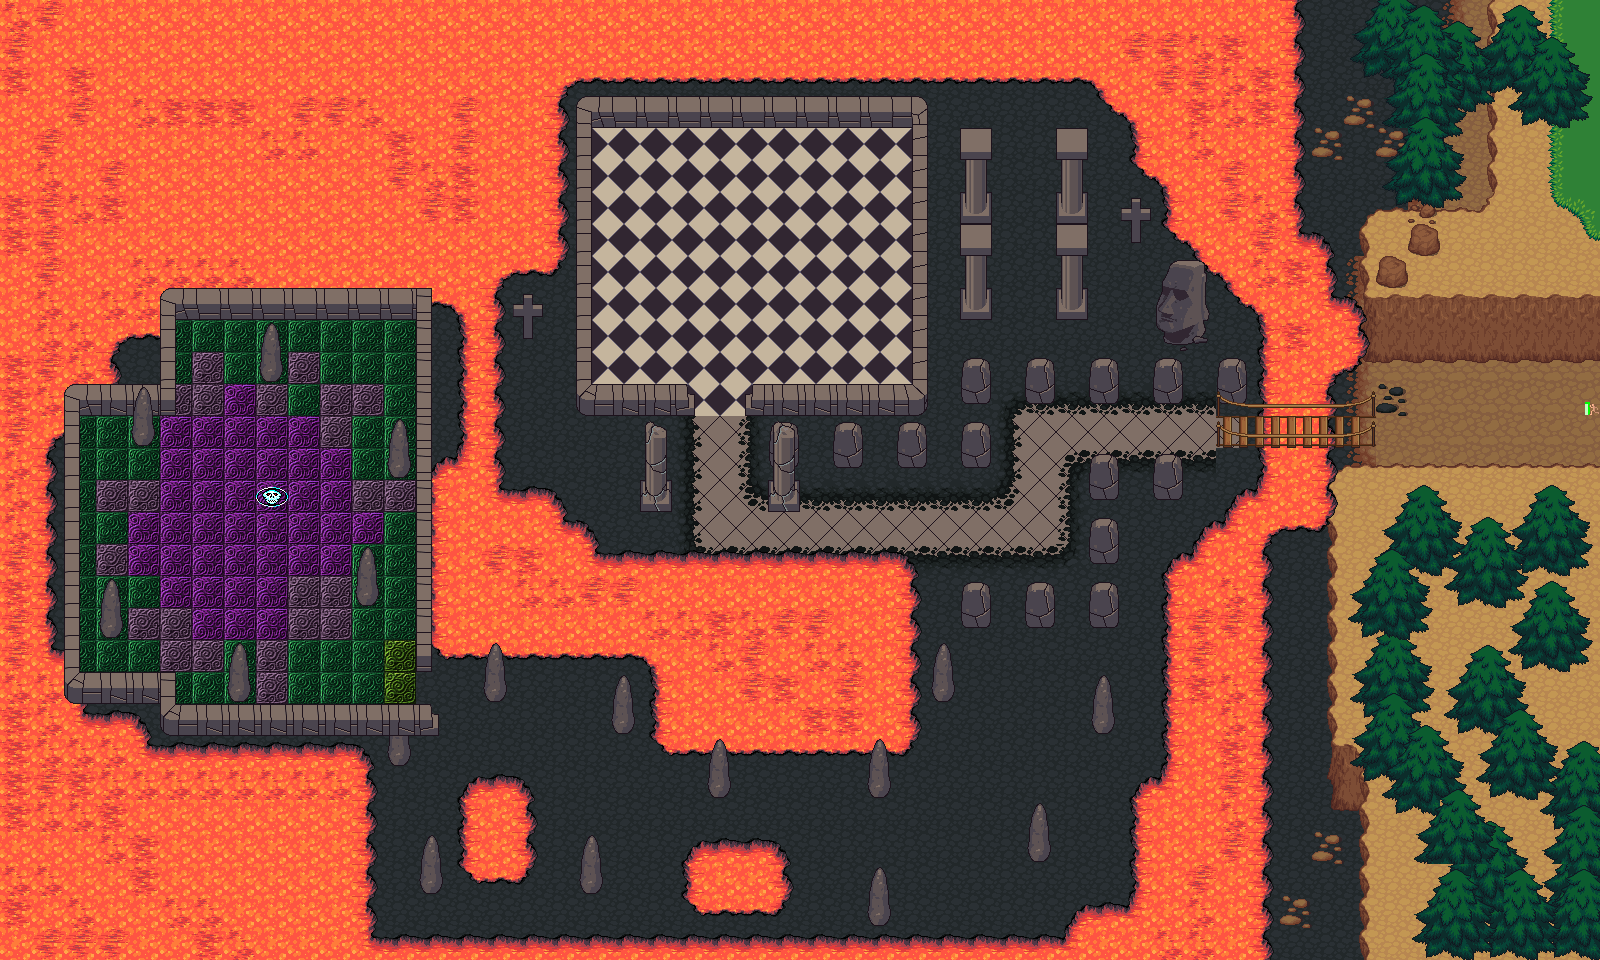

Rendered tile map (Tiled .tmx) drawn with the repository's tilesets; below, a short description and the map source with its tile grids summarised:
An orthogonal 50x30 tile map with 32x32 px tiles, 6 tile layers (ground, paths, objects, walls, ...), 2 tilesets and 147 objects (54x wall, 43x water, 36x lava, 7x enemy_r, 2x enemy s, ...).

<map version="1.2" tiledversion="1.3.2" orientation="orthogonal" renderorder="right-down" compressionlevel="0" width="50" height="30" tilewidth="32" tileheight="32" infinite="0" nextlayerid="12" nextobjectid="162">
 <tileset firstgid="1" source="terrain_tile_set.tsx" />
 <tileset firstgid="1025" source="full tileset.tsx" />
 <layer id="1" name="ground" width="50" height="30">
  <data>[1500 cells, 1397 non-empty, 11 distinct tile ids]</data>
 </layer>
 <layer id="2" name="paths" width="50" height="30">
  <data>[1500 cells, 660 non-empty, 52 distinct tile ids]</data>
 </layer>
 <layer id="3" name="objects" width="50" height="30">
  <data>[1500 cells, 208 non-empty, 48 distinct tile ids]</data>
 </layer>
 <layer id="4" name="walls" width="50" height="30">
  <data>[1500 cells, 201 non-empty, 46 distinct tile ids]</data>
 </layer>
 <layer id="5" name="trees" width="50" height="30">
  <data>[1500 cells, 163 non-empty, 37 distinct tile ids]</data>
 </layer>
 <layer id="7" name="decors" width="50" height="30">
  <data>[1500 cells, 84 non-empty, 39 distinct tile ids]</data>
 </layer>
 <objectgroup id="8" name="obstacles">
  <object id="13" name="water" x="1176" y="584" width="16" height="192" />
  <object id="14" name="wall" x="1336" y="464" width="264" height="16" />
  <object id="15" name="wall" x="1592" y="336" width="8" height="128" />
  <object id="16" name="wall" x="1360" y="312" width="240" height="24" />
  <object id="17" name="water" x="1264" y="360" width="80" height="24" />
  <object id="18" name="water" x="1344" y="312" width="16" height="56" />
  <object id="19" name="water" x="1248" y="480" width="16" height="32" />
  <object id="20" name="water" x="1224" y="520" width="24" height="32" />
  <object id="22" name="water" x="1208" y="536" width="16" height="32" />
  <object id="23" name="water" x="1192" y="560" width="16" height="24" />
  <object id="24" name="water" x="1168" y="776" width="16" height="32" />
  <object id="25" name="water" x="1144" y="784" width="16" height="16" />
  <object id="26" name="water" x="1144" y="808" width="24" height="96" />
  <object id="27" name="water" x="1136" y="904" width="16" height="32" />
  <object id="28" name="water" x="1080" y="920" width="56" height="48" />
  <object id="29" name="water" x="1256" y="464" width="80" height="16" />
  <object id="30" name="water" x="1240" y="512" width="16" height="448" />
  <object id="31" name="water" x="1264" y="480" width="64" height="48" />
  <object id="32" name="water" x="1272" y="312" width="16" height="48" />
  <object id="34" name="water" x="1240" y="248" width="32" height="48" />
  <object id="35" name="water" x="1208" y="216" width="32" height="40" />
  <object id="37" name="water" x="1184" y="200" width="24" height="40" />
  <object id="40" name="water" x="1176" y="152" width="24" height="48" />
  <object id="42" name="water" x="1144" y="112" width="40" height="40" />
  <object id="44" name="water" x="1120" y="64" width="32" height="48" />
  <object id="47" name="water" x="576" y="40" width="552" height="24" />
  <object id="48" name="water" x="544" y="40" width="32" height="32" />
  <object id="49" name="water" x="528" y="64" width="16" height="192" />
  <object id="50" name="water" x="480" y="240" width="48" height="16" />
  <object id="51" name="water" x="472" y="256" width="16" height="248" />
  <object id="52" name="water" x="496" y="488" width="56" height="16" />
  <object id="53" name="water" x="544" y="504" width="16" height="24" />
  <object id="54" name="water" x="560" y="520" width="24" height="16" />
  <object id="55" name="water" x="576" y="536" width="16" height="32" />
  <object id="56" name="water" x="576" y="568" width="312" height="24" />
  <object id="57" name="water" x="888" y="584" width="16" height="152" />
  <object id="58" name="water" x="664" y="720" width="240" height="16" />
  <object id="59" name="water" x="360" y="952" width="720" height="16" />
  <object id="62" name="water" x="336" y="760" width="24" height="200" />
  <object id="63" name="water" x="128" y="760" width="208" height="16" />
  <object id="64" name="wall" x="160" y="712" width="272" height="16" />
  <object id="65" name="wall" x="64" y="384" width="16" height="320" />
  <object id="66" name="wall" x="416" y="288" width="16" height="384" />
  <object id="67" name="wall" x="160" y="672" width="16" height="40" />
  <object id="68" name="wall" x="80" y="672" width="80" height="16" />
  <object id="69" name="water" x="48" y="712" width="96" height="24" />
  <object id="70" name="water" x="128" y="736" width="24" height="24" />
  <object id="71" name="water" x="8" y="384" width="40" height="352" />
  <object id="72" name="water" x="24" y="368" width="136" height="16" />
  <object id="73" name="wall" x="80" y="384" width="96" height="16" />
  <object id="74" name="wall" x="160" y="288" width="16" height="96" />
  <object id="75" name="wall" x="176" y="288" width="240" height="16" />
  <object id="78" name="water" x="432" y="624" width="256" height="16" />
  <object id="79" name="water" x="664" y="640" width="24" height="80" />
  <object id="80" name="wall" x="488" y="664" width="16" height="32" />
  <object id="81" name="wall" x="616" y="696" width="16" height="32" />
  <object id="82" name="wall" x="392" y="728" width="16" height="32" />
  <object id="83" name="wall" x="424" y="856" width="16" height="32" />
  <object id="84" name="wall" x="584" y="856" width="16" height="32" />
  <object id="85" name="wall" x="712" y="752" width="16" height="32" />
  <object id="86" name="wall" x="872" y="752" width="16" height="32" />
  <object id="87" name="wall" x="872" y="888" width="16" height="32" />
  <object id="88" name="wall" x="392" y="432" width="16" height="32" />
  <object id="89" name="wall" x="264" y="336" width="16" height="32" />
  <object id="90" name="wall" x="360" y="560" width="16" height="32" />
  <object id="91" name="wall" x="232" y="656" width="16" height="32" />
  <object id="92" name="wall" x="104" y="592" width="16" height="32" />
  <object id="93" name="wall" x="136" y="400" width="16" height="32" />
  <object id="94" name="wall" x="936" y="656" width="16" height="32" />
  <object id="95" name="wall" x="1032" y="816" width="16" height="32" />
  <object id="96" name="wall" x="1096" y="688" width="16" height="32" />
  <object id="97" name="wall" x="968" y="592" width="16" height="24" />
  <object id="98" name="wall" x="1032" y="592" width="16" height="24" />
  <object id="99" name="wall" x="1096" y="536" width="16" height="24" />
  <object id="100" name="wall" x="1096" y="584" width="16" height="24" />
  <object id="101" name="wall" x="1096" y="464" width="16" height="24" />
  <object id="102" name="wall" x="1160" y="464" width="16" height="24" />
  <object id="103" name="wall" x="968" y="368" width="16" height="24" />
  <object id="104" name="wall" x="1032" y="368" width="16" height="24" />
  <object id="105" name="wall" x="1096" y="368" width="16" height="24" />
  <object id="106" name="wall" x="1160" y="368" width="16" height="24" />
  <object id="107" name="wall" x="1224" y="368" width="16" height="24" />
  <object id="108" name="wall" x="968" y="432" width="16" height="24" />
  <object id="109" name="wall" x="904" y="432" width="16" height="24" />
  <object id="110" name="wall" x="840" y="432" width="16" height="24" />
  <object id="111" name="wall" x="968" y="144" width="16" height="168" />
  <object id="112" name="wall" x="1064" y="144" width="16" height="168" />
  </objectgroup>
 <objectgroup id="11" name="teleport">
  <!-- 1 objects omitted --></objectgroup>
 <objectgroup id="10" name="items">
  <!-- 1 objects omitted --></objectgroup>
 <objectgroup id="9" name="enemies">
  <!-- 12 objects omitted --></objectgroup>
</map>
<!-- 60 of 147 objects omitted -->
